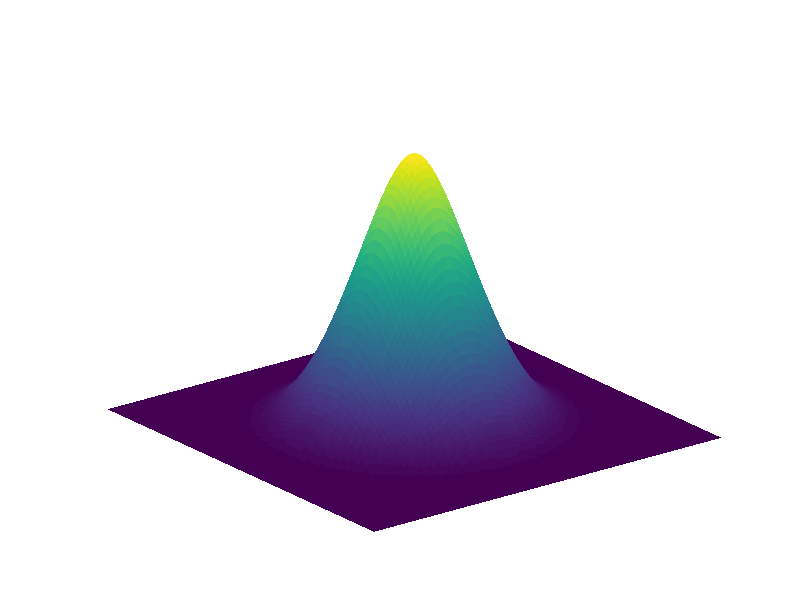

Recreate this plot in MATLAB.
epsilon = 1;
rbf_func = @(r) (1 - r ./ epsilon).^4 .* (r < epsilon) .* (4 * r / epsilon + 1);

[X, Y] = meshgrid(linspace(-1, 1));

Z = rbf_func(sqrt(X .^ 2 + Y .^ 2));

p = surf(Z);
axis off;
colormap default
set(p,'EdgeColor','none');
% % set(gca,'xtick',[])
% set(gca,'xticklabel',[])
% % set(gca,'ytick',[])
% set(gca,'yticklabel',[])
% % set(gca,'ztick',[])
% set(gca,'zticklabel',[])
